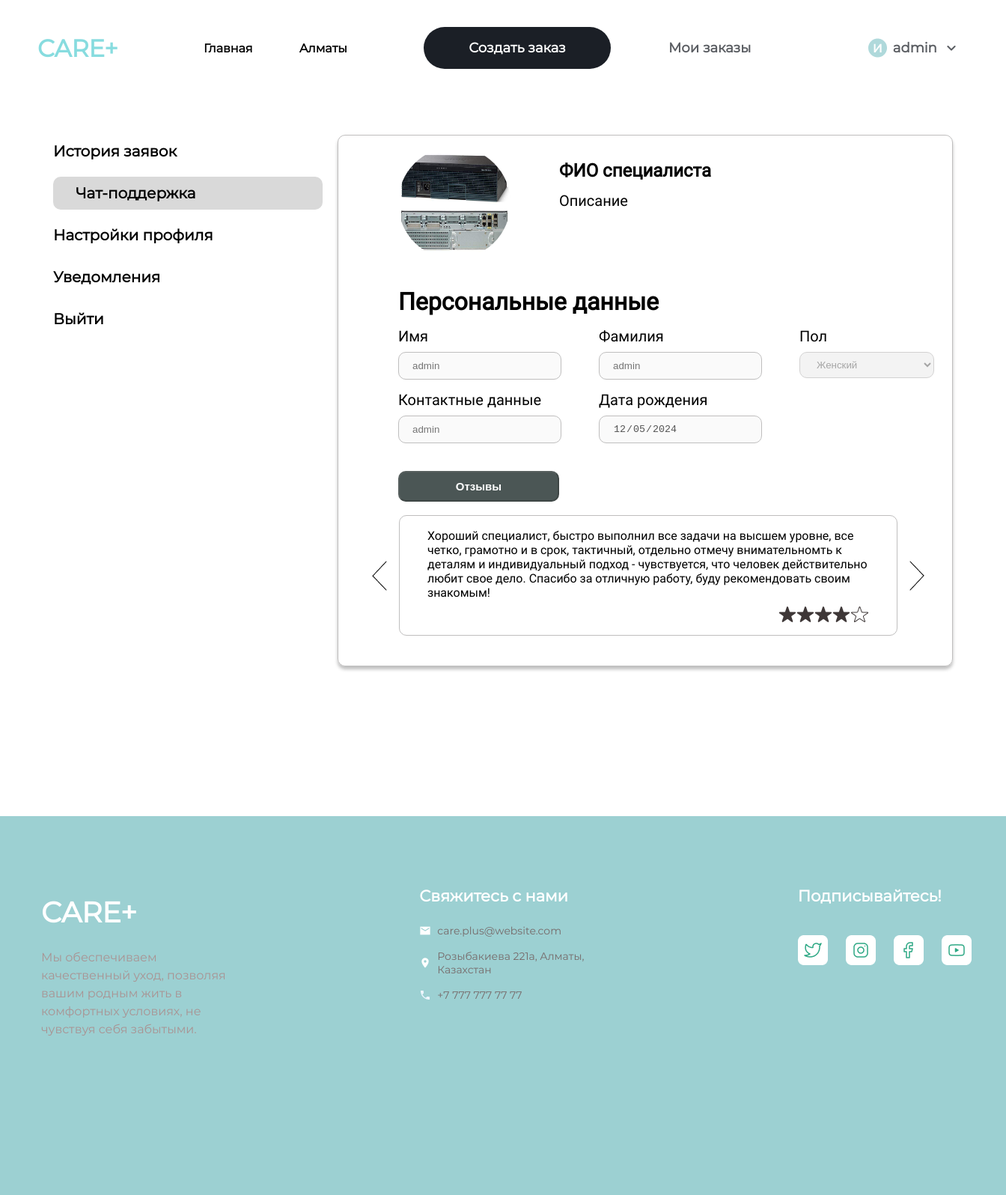
Screenshot of /profile_view/1/ (signed in) with the database file from the repository.
### care_app/models.py (models this page shows)
class CustomUser(AbstractBaseUser, PermissionsMixin):
    SEX_CHOICES = [
        ('Male', 'Male'),
        ('Female', 'Female'),
    ]
    TYPE_CHOICES = [
        ('Specialist', 'Specialist'),
        ('Client', 'Client'),
    ]
    phone = models.CharField(max_length=15, unique=True)
    email = models.EmailField(unique=True)
    name = models.CharField(max_length=50)
    surname = models.CharField(max_length=50)
    birthday = models.DateField()
    sex = models.CharField(max_length=6, choices=SEX_CHOICES)
    user_type = models.CharField(max_length=10, choices=TYPE_CHOICES, default='Client')
    is_active = models.BooleanField(default=True)
    is_staff = models.BooleanField(default=False)
    profile_picture = models.FileField(upload_to='profile_pictures/', null=True, blank=True, validators=[FileExtensionValidator(allowed_extensions=['jpeg','jpg','png'])])
    document = models.FileField(upload_to='documents/', null=True, blank=True, validators=[FileExtensionValidator(allowed_extensions=['jpeg','jpg','png', 'pdf'])])
    objects = CustomUserManager()
    USERNAME_FIELD = 'phone'
    REQUIRED_FIELDS = ['email', 'name', 'surname', 'birthday', 'sex']
    def __str__(self):
        return f"{self.name} {self.surname} ({self.phone})"

class Review(models.Model):
    order = models.ForeignKey(Order, on_delete=models.CASCADE, null=True, blank=True, related_name='reviews')
    client = models.ForeignKey(CustomUser, on_delete=models.CASCADE, null=True, blank=True, related_name='reviews')
    star = models.PositiveIntegerField(verbose_name='Звезды', null=True, blank=True)
    text = models.TextField()

### care_app/views.py (the view)
# urls.py: path('profile_view/<int:user_id>/', views.profile_view, name='profile_view'),
def profile_view(request, user_id):
    user = CustomUser.objects.filter(id=user_id).first()
    if not user:
        return redirect('profile')
    print(user)
    reviews = Review.objects.filter(client=user_id)
    document_is_pdf = request.user.document and request.user.document.name.lower().endswith('.pdf')
    return render(request, 'profile_view.html', {'user': user, 'document_is_pdf': document_is_pdf, 'notifications_count': notifications_count(request), 'reviews': reviews})

### care_app/views.py (called while the page is built)
def notifications_count(request):
    if not request.user.is_authenticated:
        return 0
    notifications = Notification.objects.filter(user=request.user, read=False)
    return notifications.count()

### care_app/templates/profile_view.html (shortened to what this page needs)
{% load static %}
<!DOCTYPE html>
<html lang="en">
    <head>
        <link rel="stylesheet" href="{% static 'care_app/header.css' %}">
        <link rel="stylesheet" href="{% static 'care_app/profile_view.css' %}">
    </head>
<body>
    {% include 'header.html' %}
    <div class='content'>
        <div class='links'>
            <a href='/my_orders'>История заявок</a>
            <a href='/chats' class='checked'>Чат-поддержка</a>
            <a href='/profile'>Настройки профиля</a>
            <a href='/notifications'>Уведомления {% if notifications_count %}<span id='not_count'>{{notifications_count}}</span>{%endif%} </a>
            <a href='/logout'>Выйти</a>
        </div>
        <div class='profile' {% if user.document %} style='height: auto;' {% endif %}>
            <div class='pfp'>
                {% if user.profile_picture %}
                <img id='photo' src="{{user.profile_picture.url}}">
                {% else %}
                <img id='photo' src="{% static 'images/default_picture.png' %}">
                {% endif %}
                <div>
                    <h1>ФИО специалиста</h1>
                    <p>Описание</p>
                </div>
            </div>
            <form method='post' enctype="multipart/form-data">
                <h1>Персональные данные</h1>
                <div class='top'>
                    <div>
                        <p>Имя</p>
                        <input type='text' placeholder='{{user.name}}' name='name' disabled>
                    </div>
                    <div>
                        <p>Фамилия</p>
                        <input type='text' placeholder='{{user.surname}}' name='surname' disabled>
                    </div>
                    <div>
                        <p>Пол</p>
                        <select name='gender' disabled>
                            <option value='Female' {% if user.sex == 'Female' %}selected{% endif %}>Женский</option>
                        </select>
                    </div>
                </div>
                <div class='top mid'>
                    <div>
                        <p>Контактные данные</p>
                        <input type='text' placeholder='{{user.phone}}' name='phone' disabled>
                    </div>
                    <div>
                        <p>Дата рождения</p>
                        <input type='date' value="{{ user.birthday|date:'Y-m-d' }}" name='birthday' disabled>
                    </div>
                </div>
                {% if reviews %}
                <div class='reviews-box'>
                    <div class='buttons'>
                        <button disabled>Отзывы</button>
                    </div>
                    <div class='reviews'>
                        <img src="{% static 'images/review_left.png' %}" onclick='press_left()'>
                        {% for review in reviews %}
                        <div class='review' id='review-{{ forloop.counter0 }}' {% if not forloop.first %} style='display:none;' {% endif %}>
                            <p>{{ review.text }}</p>
                            <div class='stars'>
                                {% for i in "12345" %}
                                    {% if forloop.counter <= review.star %}
                                        <img class='star' src="{% static 'images/star_full.png' %}">
                                    {% else %}
                                        <img class='star' src="{% static 'images/star_hollow.png' %}">
                                    {% endif %}
                                {% endfor %}
                            </div>
                        </div>
                        {% endfor %}
                        <img src="{% static 'images/review_right.png' %}" onclick='press_right()'>
                    </div>
                </div>
                {% endif %}
            </form>
        </div>
    </div>
    {% include 'footer.html' %}
</body>
</html>

### care_app/templates/header.html (shortened to what this page needs)
{% load static %}
<header class='header'>
    <div class='header-content'>
        <a href='/' style='text-decoration:none;color:inherit;'>
            <div class='header-logo'>CARE+</div><a>
        <a href='/' style='text-decoration:none;color:black;'>
            <p class='header-text'>Главная</p></a>
        <p class='header-text'>Алматы</p>
        {% if user.is_authenticated %}
            {% if request.user.user_type == 'Client' %}
                <a href='/create_order' style='text-decoration:none;color:black;'>
                    <div class='header-client'>Создать заказ</div></a>
                <a href="/my_orders" style='text-decoration:none;color:black;'>
                    <div class='header-spec'>Мои заказы</div></a>
            {% else %}
                <a href='/' style='text-decoration:none;color:black;'>
                    <div class='header-client'>Специалист</div></a>
                <a href="/all_orders" style='text-decoration:none;color:black;'>
                    <div class='header-spec'>Заказы</div></a>
            {% endif %}
            <a id='dropdown-trigger' href='/profile' style='text-decoration:none; color: inherit;'>
                <div class='header-guest'>
                    <img id='user-circle' src="{% static 'images/user-header.png' %}">
                    <span id='header-user-name'>{{user.name}}</span>
                    <img id='dropdown' src="{% static 'images/header-dropdown.png' %}"></div></a>
        {% endif %}
    </div>
</header>

### static/care_app/header.css (style rules this page uses)
.header { font-family: Monsterrat; height: 128px; width: 95%; border-bottom: 1px solid rgba(191, 190, 190, 1); display: flex; align-items: center; padding-right: 5%; }
.header-content { display: flex; flex-direction: row; align-items: center; justify-content: space-between; width: 100%; }
.header-logo { color: rgba(135, 220, 223, 1); font-weight: 600; font-size: 38px; margin-left: 98px; margin-right: 59.33px; cursor: pointer; }
.header-text { font-weight: 600; font-size: 16px; margin-right: 25px; cursor: pointer; }
.header-client { background-color: rgba(27, 31, 38, 1); color: white; font-weight: 600; font-size: 21px; height: 56px; width: 294px; display: flex; justify-content: center; align-items: center; margin-left: 66.33px; margin-right: 72px; border-radius: 100px; cursor: pointer; }
.header-spec { color: rgba(27, 31, 38, 0.72); font-weight: 600; font-size: 21px; text-align: center; cursor: pointer; }
.header-guest { display: flex; align-items: center; font-size: 16px; font-weight: 600; color: rgba(27, 31, 38, 0.72); margin-left: 99.33px; gap: 8px; cursor: pointer; }
#dropdown { padding-left: 5px; }
@media screen and (max-width: 1440px) { .header-logo { font-size: 32px; margin-left: 50px; margin-right: 40px; } }
@media screen and (max-width: 1440px) { .header-client { font-size: 18px; width: 250px; margin-left: 40px; margin-right: 40px; } }
@media screen and (max-width: 1440px) { .header-spec, .header-guest { font-size: 18px; } }

### static/care_app/profile_view.css (style rules this page uses)
body { margin: 0; font-family: Monsterrat; }
.content { margin-top: 52px; display: flex; justify-content: center; gap: 29px; }
.links { font-weight: 600; display: flex; flex-direction: column; gap: 12px; width: 360px; }
.links a { text-decoration: none; color: black; align-items: center; height: 44px; display: flex; font-size: 20px; }
.checked { border-radius: 10px; padding-left: 30px; width: 330px; background-color: rgba(217, 217, 217, 1); }
.profile { height: 683px; width: 937px; border: 1px solid rgba(191, 190, 190, 1); border-radius: 10px; box-shadow: 0 4px 4px 0 rgba(0, 0, 0, 0.25); font-family: Roboto; }
.profile p { margin: 0; }
.profile h1 { margin: 0; }
.pfp { display: flex; }
.pfp img { margin: 15px 0 0 115px; height: 150px; width: 150px; border-radius: 50%; cursor: pointer; }
.pfp div { display: flex; flex-direction: column; gap: 14px; margin: 33px 0 0 65px; }
.pfp h1 { font-weight: 600; font-size: 24px; margin: 0; }
.pfp p { font-size: 20px; margin: 0; }
.profile form { margin: 38px 0 0 115px; padding-bottom: 20px; }
.top { display: flex; gap: 50px; margin-top: 15px; }
.top p { font-weight: 300; font-size: 20px; margin-bottom: 9px; }
input { border: 1px solid rgba(191, 190, 190, 1); border-radius: 10px; padding: 0 18px; width: 180px; height: 35px; }
select { border: 1px solid rgba(191, 190, 190, 1); border-radius: 10px; padding: 0 18px; width: 180px; height: 35px; }
.buttons { margin-top: 37px; display: flex; gap: 20px; }
.buttons button { height: 41px; width: 215px; background-color: rgba(75, 86, 85, 1); border-radius: 10px; color: white; display: flex; justify-content: center; align-items: center; font-weight: 700; font-size: 15px; cursor: pointer; }
.reviews { display: flex; align-items: center; margin-left: -35px; gap: 16px; margin-top: 18px; }
.review { border: 1px solid #BFBEBE; border-radius: 10px; padding: 17px 37px; width: 675px; }
.stars { margin-top: 9px; display: flex; justify-content: end; }
@media screen and (max-width: 1440px) { .content { gap: 20px; } }
@media screen and (max-width: 1440px) { .profile { width: 820px; } }
@media screen and (max-width: 1440px) { .pfp img { margin-left: 80px; } }
@media screen and (max-width: 1440px) { .profile form { margin-left: 80px; margin-bottom: 20px; } }
@media screen and (max-width: 1440px) { .review { width: 590px; } }

### rows the page displays
CustomUser: name "admin", profile_picture (picture), surname "admin", gender "Женский", phone "admin", birthday "12/05/2024"
Review: text "Хороший специалист, быстро выполнил все задачи на высшем уровне, все четко, грамотно и в срок, тактичный, отдельно отмечу внимательномть к деталям и индивидуальный подход - чувствуется, что человек действительно любит свое дело. Спасибо за отличную работу, буду рекомендовать своим знакомым!", star 4 (drawn)
